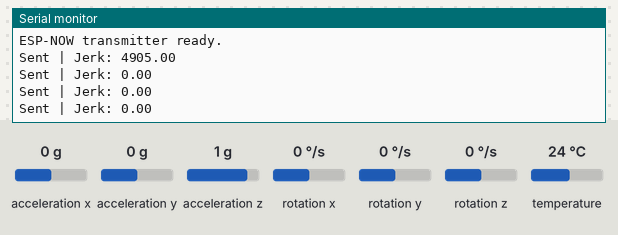
A sketch run on a simulated ESP32. Shown: the last lines printed to the serial monitor. The test bench sets the inputs (shaded band); at power-on: acceleration x 0 g, acceleration y 0 g, acceleration z 1 g, rotation x 0 °/s, rotation y 0 °/s, rotation z 0 °/s, temperature 24 °C.

Above: at 5.4 s.
5.5 s: acceleration x set to -1.4 g
At 5.92 s:
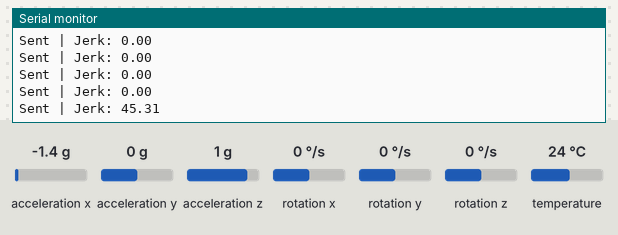
7.0 s: acceleration y set to -0.8 g
At 7.44 s:
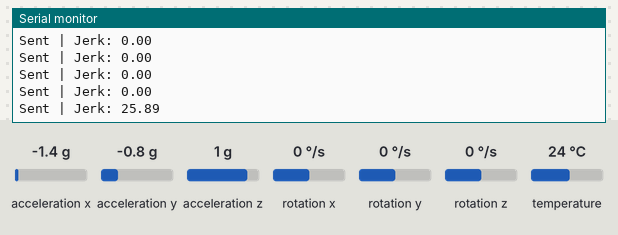
8.5 s: acceleration z set to -1.4 g
At 8.95 s:
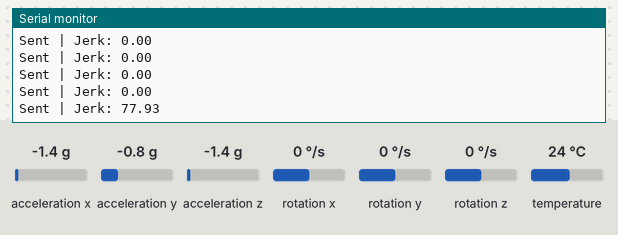
Timing chart, 0 to 11.5 s (numbered marks = the images above; inputs shaded):
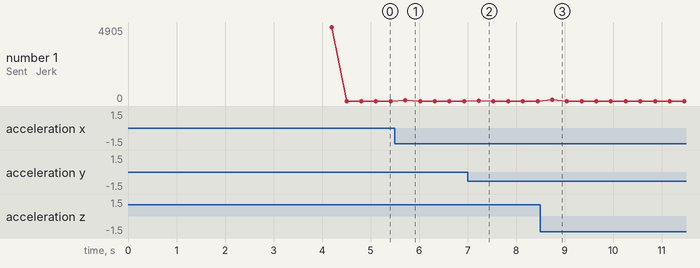

The sketch:

BOOM_transmitter.ino
```cpp
#include <Wire.h>
#include <WiFi.h>
#include <esp_now.h>
#include <Adafruit_MPU6050.h>
#include <Adafruit_Sensor.h>
#include <math.h>

// Custom I2C pins for MPU6050
#define SDA_PIN 19
#define SCL_PIN 18

Adafruit_MPU6050 mpu;

// Offsets
float accX_offset = 0, accY_offset = 0, accZ_offset = 0;
float gyroX_offset = 0, gyroY_offset = 0, gyroZ_offset = 0;

// Yaw estimation
float yaw = 0.0;
unsigned long prevTime = 0;

// MAC address of the receiver
uint8_t receiverAddress[] = { 0xD0, 0xEF, 0x76, 0x32, 0x4C, 0xFC };

// Struct to send
typedef struct struct_message {
  float accX, accY, accZ;
  float rotX, rotY, rotZ;
  float jerkMagnitude;
  bool lifting;
} struct_message;

struct_message outgoingData;

// Previous acceleration for jerk calculation
float lastAccX = 0, lastAccY = 0, lastAccZ = 0;

void calibrateMPU6050() {
  sensors_event_t a, g, temp;
  const int samples = 1000;

  for (int i = 0; i < samples; i++) {
    mpu.getEvent(&a, &g, &temp);

    accX_offset += a.acceleration.x;
    accY_offset += a.acceleration.y;
    accZ_offset += a.acceleration.z - 9.81;

    gyroX_offset += g.gyro.x;
    gyroY_offset += g.gyro.y;
    gyroZ_offset += g.gyro.z;

    delay(2);
  }

  accX_offset /= samples;
  accY_offset /= samples;
  accZ_offset /= samples;

  gyroX_offset /= samples;
  gyroY_offset /= samples;
  gyroZ_offset /= samples;

  Serial.println("Calibration Complete!");
}

void setup() {
  Serial.begin(115200);
  Wire.begin(SDA_PIN, SCL_PIN);

  if (!mpu.begin()) {
    Serial.println("MPU6050 not detected. Check wiring.");
    while (1);
  }

  calibrateMPU6050();
  prevTime = millis();

  // ESP-NOW Setup
  WiFi.mode(WIFI_STA);
  if (esp_now_init() != ESP_OK) {
    Serial.println("ESP-NOW init failed!");
    return;
  }

  // Register peer
  esp_now_peer_info_t peerInfo = {};
  memcpy(peerInfo.peer_addr, receiverAddress, 6);
  peerInfo.channel = 0;
  peerInfo.encrypt = false;

  if (esp_now_add_peer(&peerInfo) != ESP_OK) {
    Serial.println("Failed to add ESP-NOW peer");
    return;
  }

  Serial.println("ESP-NOW transmitter ready.");
}

void loop() {
  sensors_event_t a, g, temp;
  mpu.getEvent(&a, &g, &temp);

  // Remove offsets
  float ax = a.acceleration.x - accX_offset;
  float ay = a.acceleration.y - accY_offset;
  float az = a.acceleration.z - accZ_offset;

  float gx = g.gyro.x - gyroX_offset;
  float gy = g.gyro.y - gyroY_offset;
  float gz = g.gyro.z - gyroZ_offset;

  // Estimate yaw
  unsigned long currentTime = millis();
  float deltaTime = (currentTime - prevTime) / 1000.0;
  yaw += gz * deltaTime;
  prevTime = currentTime;

  // Jerk calculation (simple Δa / Δt)
  float dX = ax - lastAccX;
  float dY = ay - lastAccY;
  float dZ = az - lastAccZ;
  float jerk = sqrt(dX * dX + dY * dY + dZ * dZ) / deltaTime;

  lastAccX = ax;
  lastAccY = ay;
  lastAccZ = az;

  // Fill struct
  outgoingData.accX = ax;
  outgoingData.accY = ay;
  outgoingData.accZ = az;
  outgoingData.rotX = gx;
  outgoingData.rotY = gy;
  outgoingData.rotZ = gz;
  outgoingData.jerkMagnitude = jerk;
  outgoingData.lifting = true;  // Optional: tie to actual lifting logic later

  // Send via ESP-NOW
  esp_now_send(receiverAddress, (uint8_t *)&outgoingData, sizeof(outgoingData));

  // For debug
  Serial.print("Sent | Jerk: ");
  Serial.println(jerk);

  delay(300);  // Adjust to desired data rate
}
```

Measured:
- after the input at 5.5 s, the serial monitor: prints a new line after 0.22 s (image 1)
- after the input at 7.0 s, the serial monitor: prints a new line after 0.23 s (image 2)
- after the input at 8.5 s, the serial monitor: prints a new line after 0.24 s (image 3)
